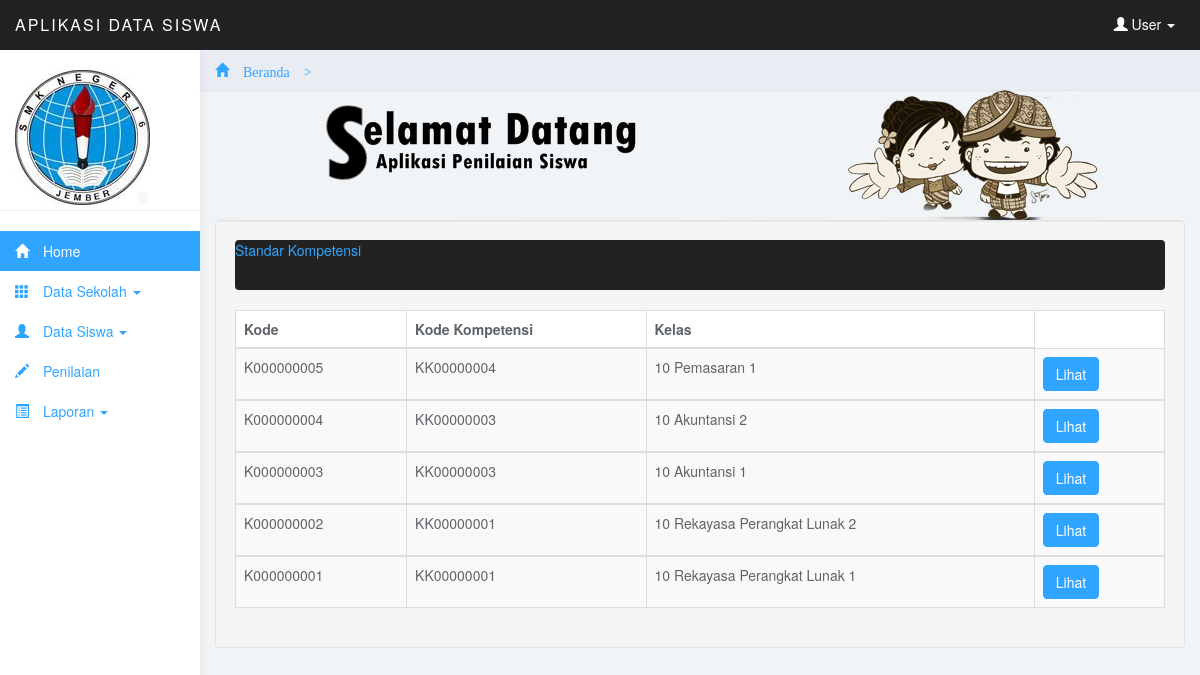
The app's page /admin/menu.php?page=nilaikelas (signed in) with its own data.
### tables this page shows
CREATE TABLE IF NOT EXISTS `tb_kelas` (
  `kode_kelas` varchar(10) NOT NULL,
  `kompetensi_kode` char(10) NOT NULL,
  `kelas` varchar(100) NOT NULL,
  `nama_kelas` varchar(50) NOT NULL,
  PRIMARY KEY (`kode_kelas`)
);

### admin/Data/Nilai/nilai_kelas.php (the view, shortened to what this page needs)
<?php
if($_SESSION['level']<>"Admin"){ $kd=$_SESSION['Kode_Pengguna'];
include 'db/koneksi.php';
$query = "SELECT *  FROM tb_kelas,  tb_standarkompetensi where tb_kelas.kompetensi_kode=tb_standarkompetensi.kompetensi_kode and  tb_kelas.kompetensi_kode=tb_standarkompetensi.kompetensi_kode and guru_kode='".$kd."' group by nama_kelas";
$result = mysql_query($query);
 }else{
$query = "SELECT * FROM tb_kelas";
$result = mysql_query($query);
 }
?>
<div class="well">
	<div class="navbar navbar-inverse row-fluid">
	  <div class="navbar-inner span12">
 <div class="table-header">
		  <a class="brand" href='?page=nilaikelas'>Standar Kompetensi</a>
		</div>
</div>
</div>
<section>
<table class="table table-striped table-bordered table-hover">
    <thead>
    <tr>
         <td> <b>Kode</b> </td>
        <td class='hidden-480'> <b>Kode Kompetensi  </b> </td>
		  <td class='hidden-480'> <b>Kelas</b> </td>
     </tr>
	 </thead>
<?php
while ($data = mysql_fetch_array($result)) {
  ?>
  <?php echo "<tbody><tr>
            <td>".$data['kode_kelas']."</td>
			<td class='hidden-480'>".$data['kompetensi_kode']."</td>
		<td class='hidden-480'>".$data['nama_kelas']."</td>";
$kode2=$data['kode_kelas'];?>
     <td>
	        <div class="btn-group">
	            <a href="?page=nilaiview&kelas=<?php echo $data['kode_kelas']; ?>&kompetensi=<?php echo $data['kompetensi_kode']; ?>"><button class='btn btn-mini btn-primary'> Lihat</button></a>
	        </div>
		</td> </tr></tbody>
        <?php
}
echo "  </table>";
?>

### admin/css/styles.css (style rules this page uses)
body { background: #f1f4f7; padding-top: 50px; color: #5f6468; }
a, a:hover, a:focus { color: #30a5ff; }
.btn-primary, .btn-primary:hover, .btn-primary:focus, .btn-primary:active, .btn-primary.active, .open > .dropdown-toggle.btn-primary, .btn-primary.disabled, .btn-primary[disabled], fieldset[disabled] .btn-primary, .btn-primary.disabled:hover, .btn-primary[disabled]:hover, fieldset[disabled] .btn-primary:hover, .btn-primary.disabled:focus, .btn-primary[disabled]:focus, fieldset[disabled] .btn-primary:focus, .btn-primary.disabled:active, .btn-primary[disabled]:active, fieldset[disabled] .btn-primary:active, .btn-primary.disabled.active, .btn-primary[disabled].active, fieldset[disabled] .btn-primary.active { background-color: #30a5ff; border-color: #30a5ff; }
.navbar { border: 0; }
.table { background: #fff; }

### records on screen
tb_kelas: kode_kelas "K000000005", kompetensi_kode "KK00000004", nama_kelas "10 Pemasaran 1"
tb_kelas: kode_kelas "K000000004", kompetensi_kode "KK00000003", nama_kelas "10 Akuntansi 2"
tb_kelas: kode_kelas "K000000003", kompetensi_kode "KK00000003", nama_kelas "10 Akuntansi 1"
tb_kelas: kode_kelas "K000000002", kompetensi_kode "KK00000001", nama_kelas "10 Rekayasa Perangkat Lunak 2"
tb_kelas: kode_kelas "K000000001", kompetensi_kode "KK00000001", nama_kelas "10 Rekayasa Perangkat Lunak 1"
